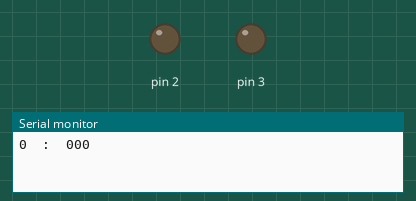
This sketch was run on a simulated Arduino Uno, built with avr-gcc and run on an emulated ATmega328P. On the bench: output pins drawn as LEDs (lit = HIGH), the last lines printed to the serial monitor.

Above: at 1.0 s.
At 3.0 s:
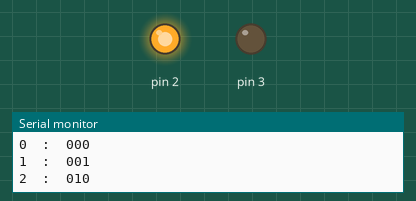
At 5.0 s:
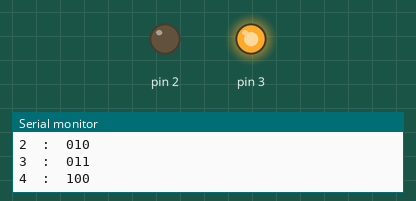
At 7.0 s:
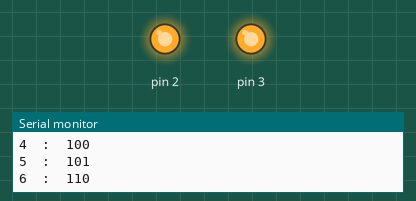
Timing chart, 0 to 10.4 s (numbered marks = the images above):
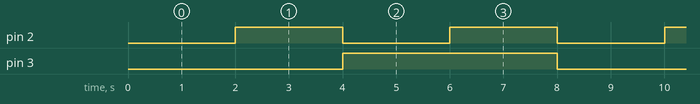

Measured:
- by itself, pin 2: alternates HIGH for 2.0 s and LOW for 2.0 s
- by itself, pin 3: alternates HIGH for 4.0 s and LOW for 4.0 s
- by itself, everything shown: repeats every 8.0 s, in 4 steps

The sketch:

circuits.ino
```cpp
/*
   Circuits Intro
*/

#include <Arduino.h>
#include <Wire.h>

enum State {
  up0,        // 0
  up1,        // 1
  up2,        // 2
  up3,        // 3
  up4,        // 4
  up5,        // 5
  up6,        // 6
  up7,        // 7
};

State counterState = up0; //What state are we currently in?

bool bit1;
bool bit2;
bool bit3;


void setup() {
    Serial.begin(9600);

pinMode(1, OUTPUT);
pinMode(2, OUTPUT);
pinMode(3, OUTPUT);
}

void loop() {
counterState = nextState(counterState);
  delay(1000);
}


State nextState(State state) {
  switch (state) {
    case up0:               //When state up0 , the FSM must:

      bit1 = 0;
      digitalWrite(7, LOW); //set the bits to match the Count
      bit2 = 0;
      digitalWrite(2, LOW);
      bit3 = 0;
      digitalWrite(3, LOW);

      pprint(state);


      state = up1;          //Move to the next state
      //The next loop will go to case up1

      break;                       //Break to the end of the switch
    //So the next case won't run

    case up1: //only if counterState == up1
      bit1 = 1;
      digitalWrite(7, HIGH);
      digitalWrite(2, LOW);
      digitalWrite(3, LOW);
      pprint(state);
      state = up2;
      break;

    case up2:
      bit1 = 0;
      bit2 = 1;
      digitalWrite(7, LOW);
      digitalWrite(2, HIGH);
      digitalWrite(3, LOW);
      pprint(state);
      state = up3;
      break;

    case up3:
      bit1 = 1;
      digitalWrite(7, HIGH);
      digitalWrite(2, HIGH);
      digitalWrite(3, LOW);
      pprint(state);
      state = up4;
      break;

    case up4:
      bit1 = 0;
      bit2 = 0;
      bit3 = 1;
      digitalWrite(7, LOW);
      digitalWrite(2, LOW);
      digitalWrite(3, HIGH);
      pprint(state);
      state = up5;
      break;

    case up5:
      bit1 = 1;
      digitalWrite(7, HIGH);
      digitalWrite(2, LOW);
      digitalWrite(3, HIGH);
      pprint(state);
      state = up6;
      break;

    case up6:
      bit1 = 0;
      bit2 = 1;
      digitalWrite(7, LOW);
      digitalWrite(2, HIGH);
      digitalWrite(3, HIGH);
      pprint(state);
      state = up7;
      break;

    case up7:
      bit1 = 1;
      digitalWrite(7, HIGH);
      digitalWrite(2, HIGH);
      digitalWrite(3, HIGH);
      pprint(state);
      state = up0;
      break;
  }
  return state;

}


void pprint(State state) {
  Serial.print(state);
  Serial.print("  :  ");
  Serial.print(bit3);
  Serial.print(bit2);
  Serial.println(bit1);
}
```
